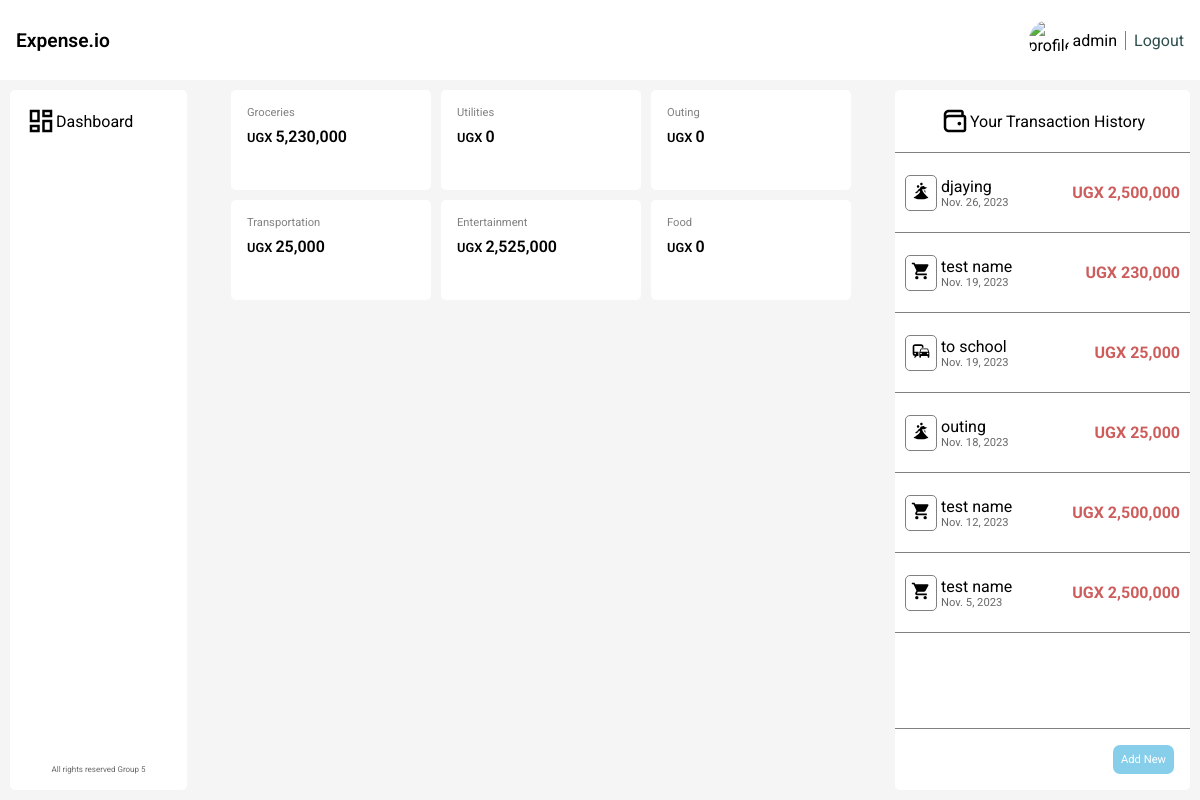
Page / (signed in) on the earlier database version.
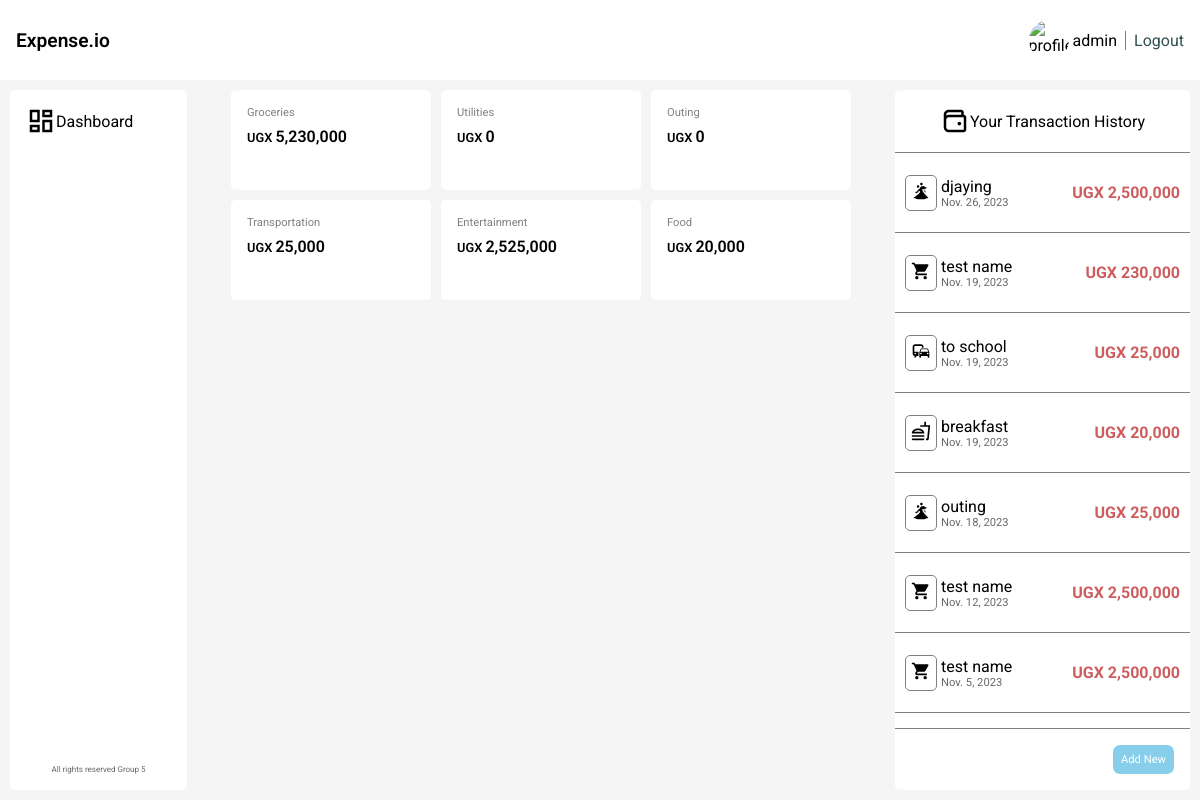
Same page on the later database version.
### core/models.py (models this page shows, shortened)
class Category(models.Model):
    name = models.CharField(max_length=50)
    created_at = models.DateTimeField(auto_now_add=True)
    def __str__(self) -> str:
        return self.name
    class Meta:
        verbose_name_plural = 'Categories'

class Expense(models.Model):
    name = models.CharField(max_length=50)
    amount = models.BigIntegerField()
    category = models.ForeignKey(Category, on_delete=models.CASCADE)
    date = models.DateField()

### core/views.py (the view)
# urls.py: path('', views.index, name='index'),
def index(request):
    categories = []
    _categories = Category.objects.all()
    for category in _categories:
        total_expenditure = category.expense_set.aggregate(Sum('amount'))['amount__sum'] or 0
        categories.append({
            'category': category,
            'total_expenditure': total_expenditure
        })
    expenses = Expense.objects.all().order_by('-date')
    context = { 'categories': categories, 'expenses': expenses }
    return render(request, 'core/index.html', context)

### core/templatetags/intcomma.py (called while the page is built)
@register.filter()
def intcomma(value):
    return "{:,}".format(int(value))

### core/templates/core/index.html (shortened to what this page needs)
{% load static %}
{% load intcomma %}
<!DOCTYPE html>
<html lang="en">
<head>
    <link rel="stylesheet" href="{% static 'css/main.css' %}">
    <link rel="stylesheet" href="{% static 'css/index.css' %}">
</head>
<body>
    <div class="body">
        <div class="navbar">
            <div class="logo">Expense.io</div>
            <div class="profile">
                {% if user.is_authenticated %}
                    <img src="{% static 'images/profile.jpg' %}" alt="profile">
                    <p class="username">
                        {{ user.username }}
                    </p>
                    <a href="{% url 'users:logout' %}">Logout</a>
                {% else %}
                    <a href="{% url 'users:register' %}">Register</a>
                    <a href="{% url 'users:login' %}">Login</a>
                {% endif %}
            </div>
        </div>
        <div class="main">
            <div class="sidebar">
                <div class="tile">
                    <svg style="width: 30px; height: auto;" xmlns="http://www.w3.org/2000/svg" viewBox="0 0 24 24">
                        <title>view-dashboard-outline</title>
                        <path
                            d="M19,5V7H15V5H19M9,5V11H5V5H9M19,13V19H15V13H19M9,17V19H5V17H9M21,3H13V9H21V3M11,3H3V13H11V3M21,11H13V21H21V11M11,15H3V21H11V15Z" />
                    </svg>
                    <span>Dashboard</span>
                </div>
                <p class="copy">All rights reserved Group 5</p>
            </div>
            <div class="categories">
                {% for category in categories %}
                    <div class="category">
                        <p class="name">{{ category.category.name }}</p>
                        <p class="total">
                            UGX
                            <span>{{ category.total_expenditure|intcomma }}</span>
                        </p>
                    </div>
                {% endfor %}
            </div>
            <div class="aside">
                <div class="header">
                    <span>Your Transaction History</span>
                </div>
                <div class="transactions">
                    {% for expense in expenses %}
                        <div class="transaction">
                            <div class="icon">
                            </div>
                            <div class="details">
                                <p class="name">{{ expense.name }}</p>
                                <p class="date">{{ expense.date }}</p>
                            </div>
                            <p class="value">
                                UGX
                                <span>{{ expense.amount|intcomma }}</span>
                            </p>
                        </div>
                    {% endfor %}
                </div>
                <div class="footer">
                    <button class="new">Add New</button>
                </div>
            </div>
        </div>
    </div>
</body>
</html>

Differences in the rows shown:
computed for Category "Food": total_expenditure "0" → "20,000"
added Expense: name "breakfast", date "Nov. 19, 2023", amount "20,000"
